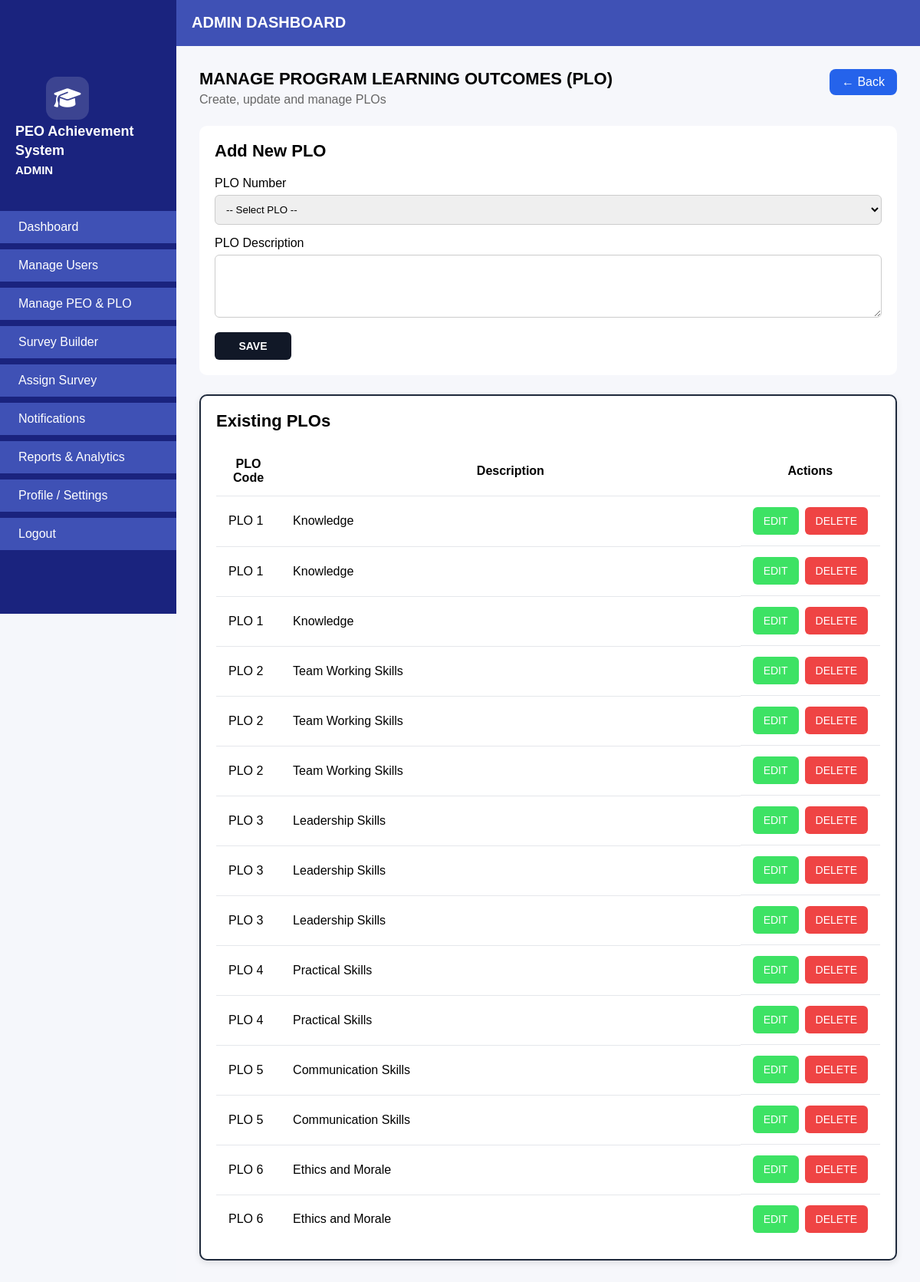
Screenshot of /manage_plo.php with the database file from the repository.
### tables this page shows
CREATE TABLE `peo_plo_mapping` (
  `id` int(11) NOT NULL,
  `peo_code` varchar(10) DEFAULT NULL,
  `peo_description` text DEFAULT NULL,
  `plo_code` varchar(10) DEFAULT NULL,
  `plo_description` text DEFAULT NULL,
  `created_at` timestamp NOT NULL DEFAULT current_timestamp()
);

### manage_plo.php (the view, shortened to what this page needs)
<?php
require_once 'db.php';
$editPlo = null;
$plos = $pdo->query("
    SELECT id, plo_code, plo_description
    FROM peo_plo_mapping
    WHERE plo_code IS NOT NULL
    ORDER BY plo_code ASC
")->fetchAll(PDO::FETCH_ASSOC);
?>
<!DOCTYPE html>
<html lang="en">
<head>
<link rel="stylesheet"
    href="https://cdnjs.cloudflare.com/ajax/libs/font-awesome/6.5.1/css/all.min.css">
<link rel="stylesheet" href="assets/css/style.css">
</head>
<body>
<div class="top-header">
    <h2>ADMIN DASHBOARD</h2>
</div>
<div class="sidebar">
    <div class="logo">
        <div class="sidebar-icon">
    <i class="fa-solid fa-graduation-cap"></i>
    </div>
        PEO Achievement System<br><small>ADMIN</small>
    </div>
    <ul>
        <li><a href="dashboard.php">Dashboard</a></li>
        <li><a href="manage_users.php">Manage Users</a></li>
        <li class="active"><a href="manage_peo_plo.php">Manage PEO & PLO</a></li>
        <li><a href="survey_builder.php">Survey Builder</a></li>
        <li><a href="assign_survey.php">Assign Survey</a></li>
        <li><a href="notifications.php">Notifications</a></li>
        <li><a href="reports.php">Reports & Analytics</a></li>
        <li><a href="profile_settings.php">Profile / Settings</a></li>
        <li><a href="logout.php">Logout</a></li>
    </ul>
</div>
<div class="main-content">
<div class="page-header">
    <div>
        <h2>MANAGE PROGRAM LEARNING OUTCOMES (PLO)</h2>
        <p>Create, update and manage PLOs</p>
    </div>
    <a href="manage_peo_plo.php" class="btn-back">← Back</a>
</div>
<div class="form-box">
    <h3><?= $editPlo ? 'Edit PLO' : 'Add New PLO' ?></h3>
    <form method="POST">
        <div class="form-group">
            <label>PLO Number</label>
            <select name="plo_code" required>
                <option value="">-- Select PLO --</option>
            </select>
        </div>
        <div class="form-group">
            <label>PLO Description</label>
            <textarea name="plo_description" rows="4" required><?= htmlspecialchars($editPlo['plo_description'] ?? '') ?></textarea>
        </div>
        <button type="submit" name="<?= $editPlo ? 'edit_plo' : 'add_plo' ?>" class="btn-primary">
            SAVE
        </button>
    </form>
</div>
<div class="card">
    <h3>Existing PLOs</h3>
    <table class="table">
        <tr>
            <th>PLO Code</th>
            <th>Description</th>
            <th>Actions</th>
        </tr>
        <?php if ($plos): foreach ($plos as $plo): ?>
        <tr>
            <td><?= htmlspecialchars($plo['plo_code']) ?></td>
            <td><?= htmlspecialchars($plo['plo_description']) ?></td>
            <td class="actions">
                <a href="?edit_id=<?= $plo['id'] ?>" class="btn-edit-sm">EDIT</a>
                <a href="?delete_id=<?= $plo['id'] ?>" class="btn-delete-sm"
                   onclick="return confirm('Delete this PLO?')">DELETE</a>
            </td>
        </tr>
        <?php endforeach; else: ?>
        <tr>
            <td colspan="3">No PLO available</td>
        </tr>
        <?php endif; ?>
    </table>
</div>
</div>
</body>
</html>

### assets/css/style.css (style rules this page uses)
* { margin: 0; padding: 0; box-sizing: border-box; font-family: Arial, sans-serif; }
html, body { height: 100%; background-color: #f5f5f5; background-image: radial-gradient(rgba(0,0,0,0.02) 1px, transparent 1px); background-size: 20px 20px; }
.top-header { width: 100%; height: 60px; background: #3F51B5; border-bottom: 1px solid #3F51B5; display: flex; align-items: center; padding-left: 250px; }
.top-header h2 { font-size: 20px; font-weight: bold; color: white; }
.sidebar { width: 230px; height: 100vh; background: #1A237E; color: white; position: fixed; top: 0; left: 0; padding-top: 80px; }
.sidebar .logo { font-size: 18px; font-weight: bold; margin-bottom: 40px; padding-left: 20px; line-height: 1.4; }
.sidebar ul { list-style: none; padding-left: 0; }
.sidebar ul li { margin-bottom: 8px; }
.sidebar ul li a { display: block; padding: 12px 20px; color: #fff; text-decoration: none; background: #3F51B5; border-left: 4px solid transparent; transition: 0.2s; }
.sidebar-icon { width: 56px; height: 56px; background: rgba(255,255,255,0.15); border-radius: 14px; display: flex; align-items: center; justify-content: center; margin: 20px auto 3px 60px; }
.sidebar-icon i { font-size: 28px; color: #fff; }
.main-content { margin-left: 250px; padding: 20px; }
.main-content h3 { font-size: 22px; margin-bottom: 20px; }
.card { width: 22%; background: #ffffff; border: 1px solid #ddd; box-shadow: 0px 3px 8px rgba(0,0,0,0.1); padding: 20px; border-radius: 6px; }
.table { width: 100%; border-collapse: collapse; }
.table th, .table td { padding: 12px 16px; vertical-align: middle; }
* { box-sizing: border-box; }
body { margin: 0; padding: 0; background: #f5f7fb; }
.main-content { margin-left: 260px; padding: 20px 24px; min-height: calc(100vh - 70px); background: #f5f7fb; }
.main-content > * { max-width: 1500px; margin-left: auto; margin-right: auto; }
.page-header { display: flex; justify-content: space-between; align-items: center; margin-bottom: 25px; }
.page-header h2 { margin: 0; }
.btn-primary { background: #1e293b; color: #fff; padding: 10px 16px; border-radius: 6px; text-decoration: none; font-weight: 600; }
.card { width: 100%; margin-bottom: 30px; margin: 0 auto 30px; background: #fff; border: 2px solid #1e293b; border-radius: 8px; }
.table { width: 100%; border-collapse: collapse; table-layout: auto; }
.table th:nth-child(1), .table td:nth-child(1) { width: 10%; }
.table th:nth-child(2), .table td:nth-child(2) { width: 80%; }
.form-group { margin-bottom: 16px; }
.form-group label { display: block; margin-bottom: 6px; font-weight: 500; }
.form-group input, .form-group select { width: 100%; padding: 8px; }
.table tbody tr { height: 52px; }
.page-header { margin-bottom: 25px; }
.page-header h2 { margin: 0; font-size: 22px; }
.page-header p { color: #666; margin-top: 5px; }

### rows the page displays
peo_plo_mapping: plo_code "PLO 1", plo_description "Knowledge"
peo_plo_mapping: plo_code "PLO 1", plo_description "Knowledge"
peo_plo_mapping: plo_code "PLO 1", plo_description "Knowledge"
peo_plo_mapping: plo_code "PLO 2", plo_description "Team Working Skills"
peo_plo_mapping: plo_code "PLO 2", plo_description "Team Working Skills"
peo_plo_mapping: plo_code "PLO 2", plo_description "Team Working Skills"
peo_plo_mapping: plo_code "PLO 3", plo_description "Leadership Skills"
peo_plo_mapping: plo_code "PLO 3", plo_description "Leadership Skills"
peo_plo_mapping: plo_code "PLO 3", plo_description "Leadership Skills"
peo_plo_mapping: plo_code "PLO 4", plo_description "Practical Skills"
peo_plo_mapping: plo_code "PLO 4", plo_description "Practical Skills"
peo_plo_mapping: plo_code "PLO 5", plo_description "Communication Skills"
peo_plo_mapping: plo_code "PLO 5", plo_description "Communication Skills"
peo_plo_mapping: plo_code "PLO 6", plo_description "Ethics and Morale"
peo_plo_mapping: plo_code "PLO 6", plo_description "Ethics and Morale"
